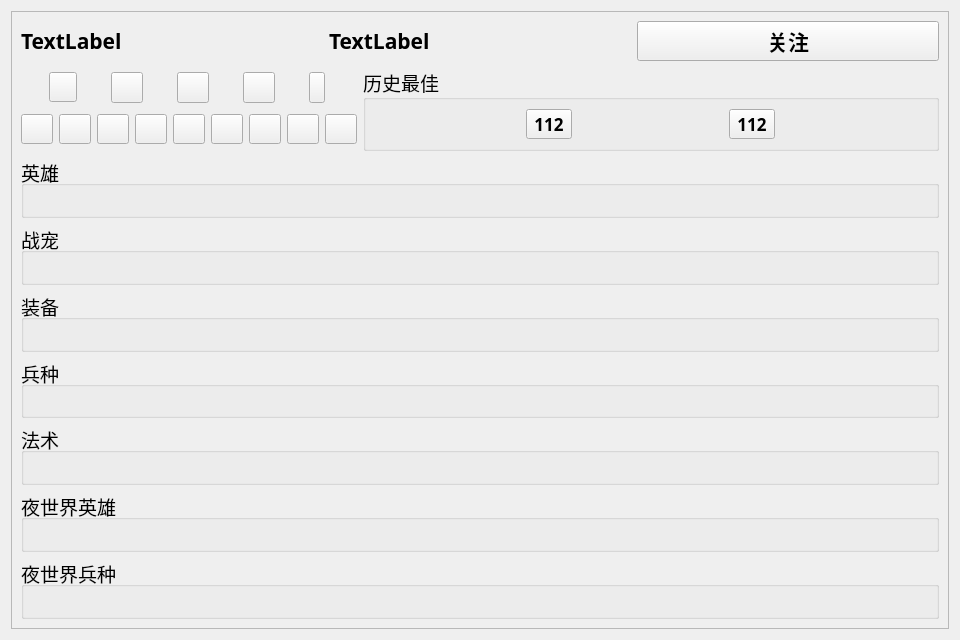
<?xml version="1.0" encoding="UTF-8"?>
<ui version="4.0">
 <class>ShowPlayerForm</class>
 <widget class="QWidget" name="ShowPlayerForm">
  <property name="geometry">
   <rect>
    <x>0</x>
    <y>0</y>
    <width>960</width>
    <height>640</height>
   </rect>
  </property>
  <property name="windowTitle">
   <string>玩家查询</string>
  </property>
  <layout class="QVBoxLayout" name="verticalLayout">
   <item>
    <widget class="QScrollArea" name="scrollArea">
     <property name="minimumSize">
      <size>
       <width>0</width>
       <height>30</height>
      </size>
     </property>
     <property name="font">
      <font>
       <pointsize>14</pointsize>
      </font>
     </property>
     <property name="widgetResizable">
      <bool>true</bool>
     </property>
     <widget class="QWidget" name="scrollAreaWidgetContents">
      <property name="geometry">
       <rect>
        <x>0</x>
        <y>0</y>
        <width>934</width>
        <height>614</height>
       </rect>
      </property>
      <layout class="QVBoxLayout" name="verticalLayout_2">
       <item>
        <layout class="QHBoxLayout" name="horizontalLayoutTitle">
         <item>
          <widget class="QLabel" name="labelName">
           <property name="font">
            <font>
             <family>Heiti SC</family>
             <pointsize>16</pointsize>
             <weight>75</weight>
             <bold>true</bold>
            </font>
           </property>
           <property name="text">
            <string>TextLabel</string>
           </property>
          </widget>
         </item>
         <item>
          <widget class="QLabel" name="labelTag">
           <property name="font">
            <font>
             <family>Heiti SC</family>
             <pointsize>16</pointsize>
             <weight>75</weight>
             <bold>true</bold>
            </font>
           </property>
           <property name="text">
            <string>TextLabel</string>
           </property>
          </widget>
         </item>
         <item>
          <widget class="QPushButton" name="pushButtonFocus">
           <property name="font">
            <font>
             <family>Heiti SC</family>
             <pointsize>16</pointsize>
             <weight>75</weight>
             <bold>true</bold>
            </font>
           </property>
           <property name="text">
            <string>关注</string>
           </property>
          </widget>
         </item>
        </layout>
       </item>
       <item>
        <layout class="QHBoxLayout" name="horizontalLayout_5">
         <item>
          <layout class="QVBoxLayout" name="verticalLayoutInfo">
           <item>
            <layout class="QHBoxLayout" name="horizontalLayoutInfo1">
             <item>
              <widget class="QToolButton" name="toolButtonExp">
               <property name="minimumSize">
                <size>
                 <width>0</width>
                 <height>30</height>
                </size>
               </property>
               <property name="font">
                <font>
                 <family>Heiti SC</family>
                 <pointsize>13</pointsize>
                 <weight>75</weight>
                 <bold>true</bold>
                </font>
               </property>
               <property name="text">
                <string/>
               </property>
               <property name="icon">
                <iconset>
                 <normaloff>../pictures/player/info/exp_icon.png</normaloff>../pictures/player/info/exp_icon.png</iconset>
               </property>
               <property name="iconSize">
                <size>
                 <width>20</width>
                 <height>20</height>
                </size>
               </property>
               <property name="toolButtonStyle">
                <enum>Qt::ToolButtonTextBesideIcon</enum>
               </property>
              </widget>
             </item>
             <item>
              <widget class="QToolButton" name="toolButtonTownHall">
               <property name="minimumSize">
                <size>
                 <width>0</width>
                 <height>30</height>
                </size>
               </property>
               <property name="font">
                <font>
                 <family>Heiti SC</family>
                 <pointsize>13</pointsize>
                 <weight>75</weight>
                 <bold>true</bold>
                </font>
               </property>
               <property name="text">
                <string/>
               </property>
               <property name="icon">
                <iconset>
                 <normaloff>../pictures/player/townHall/th-1.png</normaloff>../pictures/player/townHall/th-1.png</iconset>
               </property>
               <property name="iconSize">
                <size>
                 <width>24</width>
                 <height>24</height>
                </size>
               </property>
               <property name="toolButtonStyle">
                <enum>Qt::ToolButtonTextBesideIcon</enum>
               </property>
              </widget>
             </item>
             <item>
              <widget class="QToolButton" name="toolButtonBuilderHall">
               <property name="minimumSize">
                <size>
                 <width>0</width>
                 <height>30</height>
                </size>
               </property>
               <property name="font">
                <font>
                 <family>Heiti SC</family>
                 <pointsize>13</pointsize>
                 <weight>75</weight>
                 <bold>true</bold>
                </font>
               </property>
               <property name="text">
                <string/>
               </property>
               <property name="icon">
                <iconset>
                 <normaloff>../pictures/player/builderHall/bh-2.png</normaloff>../pictures/player/builderHall/bh-2.png</iconset>
               </property>
               <property name="iconSize">
                <size>
                 <width>24</width>
                 <height>24</height>
                </size>
               </property>
               <property name="toolButtonStyle">
                <enum>Qt::ToolButtonTextBesideIcon</enum>
               </property>
              </widget>
             </item>
             <item>
              <widget class="QToolButton" name="toolButtonClan">
               <property name="minimumSize">
                <size>
                 <width>0</width>
                 <height>30</height>
                </size>
               </property>
               <property name="font">
                <font>
                 <family>Heiti SC</family>
                 <pointsize>13</pointsize>
                 <weight>75</weight>
                 <bold>true</bold>
                </font>
               </property>
               <property name="text">
                <string/>
               </property>
               <property name="icon">
                <iconset>
                 <normaloff>../pictures/player/builderHall/bh-2.png</normaloff>../pictures/player/builderHall/bh-2.png</iconset>
               </property>
               <property name="iconSize">
                <size>
                 <width>24</width>
                 <height>24</height>
                </size>
               </property>
               <property name="toolButtonStyle">
                <enum>Qt::ToolButtonTextBesideIcon</enum>
               </property>
              </widget>
             </item>
             <item>
              <widget class="QToolButton" name="toolButtonPosition">
               <property name="minimumSize">
                <size>
                 <width>0</width>
                 <height>30</height>
                </size>
               </property>
               <property name="font">
                <font>
                 <family>Heiti SC</family>
                 <pointsize>13</pointsize>
                 <weight>75</weight>
                 <bold>true</bold>
                </font>
               </property>
               <property name="text">
                <string/>
               </property>
               <property name="iconSize">
                <size>
                 <width>20</width>
                 <height>20</height>
                </size>
               </property>
               <property name="toolButtonStyle">
                <enum>Qt::ToolButtonTextOnly</enum>
               </property>
              </widget>
             </item>
            </layout>
           </item>
           <item>
            <layout class="QHBoxLayout" name="horizontalLayoutInfo2">
             <item>
              <widget class="QToolButton" name="toolButtonWarStar">
               <property name="minimumSize">
                <size>
                 <width>0</width>
                 <height>30</height>
                </size>
               </property>
               <property name="maximumSize">
                <size>
                 <width>16777215</width>
                 <height>30</height>
                </size>
               </property>
               <property name="font">
                <font>
                 <family>Heiti SC</family>
                 <pointsize>13</pointsize>
                 <weight>75</weight>
                 <bold>true</bold>
                </font>
               </property>
               <property name="text">
                <string/>
               </property>
               <property name="icon">
                <iconset>
                 <normaloff>../pictures/player/info/war_star_icon.png</normaloff>../pictures/player/info/war_star_icon.png</iconset>
               </property>
               <property name="iconSize">
                <size>
                 <width>24</width>
                 <height>24</height>
                </size>
               </property>
               <property name="toolButtonStyle">
                <enum>Qt::ToolButtonTextBesideIcon</enum>
               </property>
              </widget>
             </item>
             <item>
              <widget class="QToolButton" name="toolButtonTrophies">
               <property name="minimumSize">
                <size>
                 <width>0</width>
                 <height>30</height>
                </size>
               </property>
               <property name="maximumSize">
                <size>
                 <width>16777215</width>
                 <height>30</height>
                </size>
               </property>
               <property name="font">
                <font>
                 <family>Heiti SC</family>
                 <pointsize>13</pointsize>
                 <weight>75</weight>
                 <bold>true</bold>
                </font>
               </property>
               <property name="text">
                <string/>
               </property>
               <property name="iconSize">
                <size>
                 <width>24</width>
                 <height>24</height>
                </size>
               </property>
               <property name="toolButtonStyle">
                <enum>Qt::ToolButtonTextBesideIcon</enum>
               </property>
              </widget>
             </item>
             <item>
              <widget class="QToolButton" name="toolButtonLegendTrophies">
               <property name="minimumSize">
                <size>
                 <width>0</width>
                 <height>30</height>
                </size>
               </property>
               <property name="maximumSize">
                <size>
                 <width>16777215</width>
                 <height>30</height>
                </size>
               </property>
               <property name="font">
                <font>
                 <family>Heiti SC</family>
                 <pointsize>13</pointsize>
                 <weight>75</weight>
                 <bold>true</bold>
                </font>
               </property>
               <property name="text">
                <string/>
               </property>
               <property name="iconSize">
                <size>
                 <width>24</width>
                 <height>24</height>
                </size>
               </property>
               <property name="toolButtonStyle">
                <enum>Qt::ToolButtonTextBesideIcon</enum>
               </property>
              </widget>
             </item>
             <item>
              <widget class="QToolButton" name="toolButtonBuilderTrophies">
               <property name="minimumSize">
                <size>
                 <width>0</width>
                 <height>30</height>
                </size>
               </property>
               <property name="maximumSize">
                <size>
                 <width>16777215</width>
                 <height>30</height>
                </size>
               </property>
               <property name="font">
                <font>
                 <family>Heiti SC</family>
                 <pointsize>13</pointsize>
                 <weight>75</weight>
                 <bold>true</bold>
                </font>
               </property>
               <property name="text">
                <string/>
               </property>
               <property name="iconSize">
                <size>
                 <width>24</width>
                 <height>24</height>
                </size>
               </property>
               <property name="toolButtonStyle">
                <enum>Qt::ToolButtonTextBesideIcon</enum>
               </property>
              </widget>
             </item>
             <item>
              <widget class="QToolButton" name="toolButtonDonations">
               <property name="minimumSize">
                <size>
                 <width>0</width>
                 <height>30</height>
                </size>
               </property>
               <property name="maximumSize">
                <size>
                 <width>16777215</width>
                 <height>30</height>
                </size>
               </property>
               <property name="font">
                <font>
                 <family>Heiti SC</family>
                 <pointsize>13</pointsize>
                 <weight>75</weight>
                 <bold>true</bold>
                </font>
               </property>
               <property name="text">
                <string/>
               </property>
               <property name="iconSize">
                <size>
                 <width>24</width>
                 <height>24</height>
                </size>
               </property>
               <property name="toolButtonStyle">
                <enum>Qt::ToolButtonTextBesideIcon</enum>
               </property>
              </widget>
             </item>
             <item>
              <widget class="QToolButton" name="toolButtonReceived">
               <property name="minimumSize">
                <size>
                 <width>0</width>
                 <height>30</height>
                </size>
               </property>
               <property name="maximumSize">
                <size>
                 <width>16777215</width>
                 <height>30</height>
                </size>
               </property>
               <property name="font">
                <font>
                 <family>Heiti SC</family>
                 <pointsize>13</pointsize>
                 <weight>75</weight>
                 <bold>true</bold>
                </font>
               </property>
               <property name="text">
                <string/>
               </property>
               <property name="iconSize">
                <size>
                 <width>24</width>
                 <height>24</height>
                </size>
               </property>
               <property name="toolButtonStyle">
                <enum>Qt::ToolButtonTextBesideIcon</enum>
               </property>
              </widget>
             </item>
             <item>
              <widget class="QToolButton" name="toolButtonAttacks">
               <property name="minimumSize">
                <size>
                 <width>0</width>
                 <height>30</height>
                </size>
               </property>
               <property name="maximumSize">
                <size>
                 <width>16777215</width>
                 <height>30</height>
                </size>
               </property>
               <property name="font">
                <font>
                 <family>Heiti SC</family>
                 <pointsize>13</pointsize>
                 <weight>75</weight>
                 <bold>true</bold>
                </font>
               </property>
               <property name="text">
                <string/>
               </property>
               <property name="iconSize">
                <size>
                 <width>24</width>
                 <height>24</height>
                </size>
               </property>
               <property name="toolButtonStyle">
                <enum>Qt::ToolButtonTextBesideIcon</enum>
               </property>
              </widget>
             </item>
             <item>
              <widget class="QToolButton" name="toolButtonDefences">
               <property name="minimumSize">
                <size>
                 <width>0</width>
                 <height>30</height>
                </size>
               </property>
               <property name="maximumSize">
                <size>
                 <width>16777215</width>
                 <height>30</height>
                </size>
               </property>
               <property name="font">
                <font>
                 <family>Heiti SC</family>
                 <pointsize>13</pointsize>
                 <weight>75</weight>
                 <bold>true</bold>
                </font>
               </property>
               <property name="text">
                <string/>
               </property>
               <property name="iconSize">
                <size>
                 <width>24</width>
                 <height>24</height>
                </size>
               </property>
               <property name="toolButtonStyle">
                <enum>Qt::ToolButtonTextBesideIcon</enum>
               </property>
              </widget>
             </item>
             <item>
              <widget class="QToolButton" name="toolButtonCapitalGold">
               <property name="minimumSize">
                <size>
                 <width>0</width>
                 <height>30</height>
                </size>
               </property>
               <property name="maximumSize">
                <size>
                 <width>16777215</width>
                 <height>30</height>
                </size>
               </property>
               <property name="font">
                <font>
                 <family>Heiti SC</family>
                 <pointsize>13</pointsize>
                 <weight>75</weight>
                 <bold>true</bold>
                </font>
               </property>
               <property name="text">
                <string/>
               </property>
               <property name="icon">
                <iconset>
                 <normaloff>../pictures/player/info/capital_gold.png</normaloff>../pictures/player/info/capital_gold.png</iconset>
               </property>
               <property name="iconSize">
                <size>
                 <width>24</width>
                 <height>24</height>
                </size>
               </property>
               <property name="toolButtonStyle">
                <enum>Qt::ToolButtonTextBesideIcon</enum>
               </property>
              </widget>
             </item>
            </layout>
           </item>
          </layout>
         </item>
         <item>
          <widget class="QGroupBox" name="groupBoxBest">
           <property name="maximumSize">
            <size>
             <width>16777215</width>
             <height>16777215</height>
            </size>
           </property>
           <property name="font">
            <font>
             <family>Heiti SC</family>
            </font>
           </property>
           <property name="title">
            <string>历史最佳</string>
           </property>
           <layout class="QVBoxLayout" name="verticalLayout_3">
            <item>
             <layout class="QHBoxLayout" name="horizontalLayoutBest">
              <item>
               <widget class="QToolButton" name="toolButtonBuilderTrophiesBest">
                <property name="minimumSize">
                 <size>
                  <width>0</width>
                  <height>30</height>
                 </size>
                </property>
                <property name="maximumSize">
                 <size>
                  <width>16777215</width>
                  <height>30</height>
                 </size>
                </property>
                <property name="font">
                 <font>
                  <family>Heiti SC</family>
                  <pointsize>13</pointsize>
                  <weight>75</weight>
                  <bold>true</bold>
                 </font>
                </property>
                <property name="text">
                 <string>112</string>
                </property>
                <property name="icon">
                 <iconset>
                  <normaloff>../pictures/league/noLeague.png</normaloff>../pictures/league/noLeague.png</iconset>
                </property>
                <property name="iconSize">
                 <size>
                  <width>24</width>
                  <height>24</height>
                 </size>
                </property>
                <property name="toolButtonStyle">
                 <enum>Qt::ToolButtonTextBesideIcon</enum>
                </property>
               </widget>
              </item>
              <item>
               <widget class="QToolButton" name="toolButtonTrophiesBest">
                <property name="minimumSize">
                 <size>
                  <width>0</width>
                  <height>30</height>
                 </size>
                </property>
                <property name="maximumSize">
                 <size>
                  <width>16777215</width>
                  <height>30</height>
                 </size>
                </property>
                <property name="font">
                 <font>
                  <family>Heiti SC</family>
                  <pointsize>13</pointsize>
                  <weight>75</weight>
                  <bold>true</bold>
                 </font>
                </property>
                <property name="text">
                 <string>112</string>
                </property>
                <property name="icon">
                 <iconset>
                  <normaloff>../pictures/player/info/builder_base_icon.png</normaloff>../pictures/player/info/builder_base_icon.png</iconset>
                </property>
                <property name="iconSize">
                 <size>
                  <width>24</width>
                  <height>24</height>
                 </size>
                </property>
                <property name="toolButtonStyle">
                 <enum>Qt::ToolButtonTextBesideIcon</enum>
                </property>
               </widget>
              </item>
             </layout>
            </item>
           </layout>
          </widget>
         </item>
        </layout>
       </item>
       <item>
        <widget class="QGroupBox" name="groupBoxHeroes">
         <property name="title">
          <string>英雄</string>
         </property>
        </widget>
       </item>
       <item>
        <widget class="QGroupBox" name="groupBoxPets">
         <property name="title">
          <string>战宠</string>
         </property>
        </widget>
       </item>
       <item>
        <widget class="QGroupBox" name="groupBoxEquipments">
         <property name="title">
          <string>装备</string>
         </property>
        </widget>
       </item>
       <item>
        <widget class="QGroupBox" name="groupBoxTroops">
         <property name="title">
          <string>兵种</string>
         </property>
        </widget>
       </item>
       <item>
        <widget class="QGroupBox" name="groupBoxSpells">
         <property name="title">
          <string>法术</string>
         </property>
        </widget>
       </item>
       <item>
        <widget class="QGroupBox" name="groupBoxHeroesBuilder">
         <property name="title">
          <string>夜世界英雄</string>
         </property>
        </widget>
       </item>
       <item>
        <widget class="QGroupBox" name="groupBoxTroopsBuilder">
         <property name="title">
          <string>夜世界兵种</string>
         </property>
        </widget>
       </item>
      </layout>
     </widget>
    </widget>
   </item>
  </layout>
 </widget>
 <resources/>
 <connections/>
</ui>
